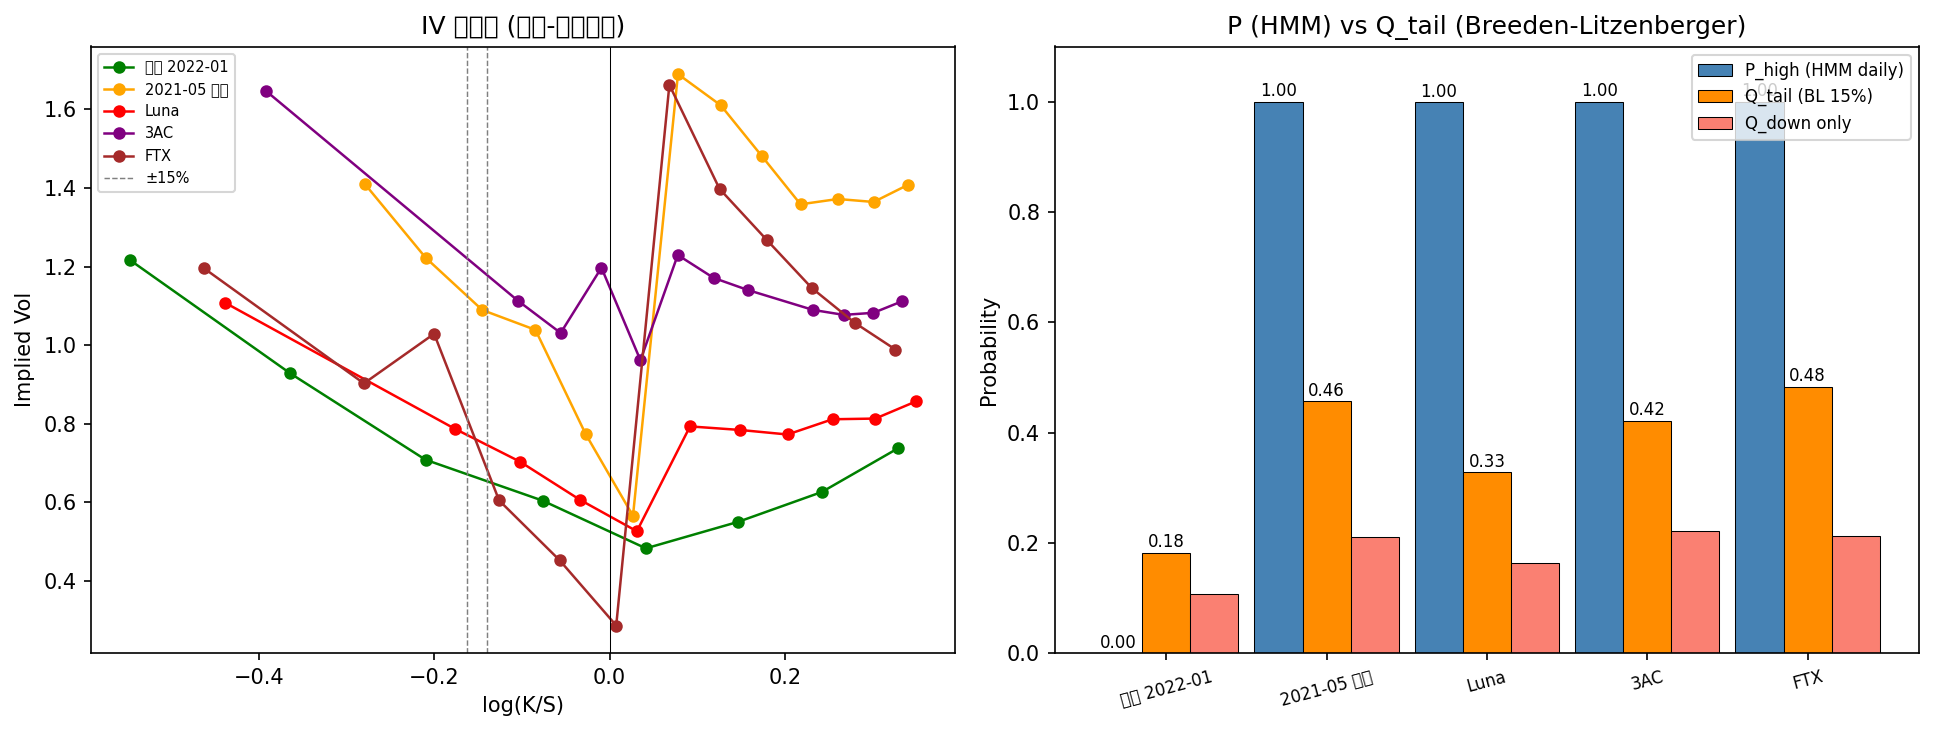

Write the Python code that produced this figure.
"""
Breeden-Litzenberger Recheck — 디지털 옵션 방식
=================================================
2차 미분 대신 1차 미분 (디지털 옵션 가격):
  Q(S_T > K) = -dC/dK   (r=0)
  Q(S_T < K) =  dP/dK

꼬리 확률:
  Q_up   = Q(S_T > K_hi)  where K_hi = S * 1.15
  Q_down = Q(S_T < K_lo)  where K_lo = S * 0.85
  Q_tail = Q_up + Q_down
"""
import warnings; warnings.filterwarnings('ignore')
import time, pickle, os
import numpy as np
import pandas as pd
import requests
from scipy.stats import norm
from scipy.optimize import brentq
from scipy.interpolate import UnivariateSpline
import matplotlib.pyplot as plt

# ── Deribit 유틸 ──────────────────────────────────────────
BASE = "https://www.deribit.com/api/v2/public"

def deribit(method, **params):
    r = requests.get(f"{BASE}/{method}", params=params, timeout=15)
    return r.json().get("result", {})

def get_mark_price_on_date(instrument, date_str):
    ts = int(pd.Timestamp(date_str).timestamp() * 1000)
    res = deribit("get_tradingview_chart_data",
                  instrument_name=instrument,
                  start_timestamp=ts,
                  end_timestamp=ts + 86_400_000,
                  resolution="1D")
    if not res or "close" not in res or not res["close"]:
        return None
    return float(res["close"][0])

def bs_call(S, K, T, sigma):
    if sigma <= 0 or T <= 0: return max(S - K, 0.0)
    d1 = (np.log(S/K) + 0.5*sigma**2*T) / (sigma*np.sqrt(T))
    d2 = d1 - sigma*np.sqrt(T)
    return S*norm.cdf(d1) - K*norm.cdf(d2)

def bs_put(S, K, T, sigma):
    return bs_call(S, K, T, sigma) - S + K

def implied_vol(price_usd, S, K, T, opt_type='C'):
    intrinsic = max(S-K, 0.0) if opt_type=='C' else max(K-S, 0.0)
    if price_usd <= intrinsic + 0.5: return None
    fn = (lambda s: bs_call(S, K, T, s) - price_usd) if opt_type=='C' \
         else (lambda s: bs_put(S, K, T, s) - price_usd)
    try: return brentq(fn, 0.01, 30.0, xtol=1e-5)
    except: return None

# ── 캐시 로드 + 평온 날짜 보완 ─────────────────────────────
CACHE = "bl_chains.pkl"
with open(CACHE,'rb') as f:
    chains = pickle.load(f)

CALM_KEY = "평온 2022-01"
if CALM_KEY not in chains:
    print(f"평온 구간 fetch 중 ({CALM_KEY})...")
    date_str, expiry = "2022-01-15", "28JAN22"
    spot_ts = pd.Timestamp(date_str)
    with open("arena_val_features.pkl",'rb') as f:
        _, btc_price = pickle.load(f)
    idx  = btc_price.index.get_indexer([spot_ts], method='nearest')[0]
    spot = float(btc_price.iloc[idx])
    print(f"  spot=${spot:,.0f}")

    # 스트라이크: spot ± 40%, 2500 단위
    step = 2500
    lo   = int(round(spot * 0.60 / step) * step)
    hi   = int(round(spot * 1.40 / step) * step)
    strikes = list(range(lo, hi + step, step))

    chain = []
    for K in strikes:
        for opt in ['C','P']:
            instr = f"BTC-{expiry}-{K}-{opt}"
            p = get_mark_price_on_date(instr, date_str)
            if p and p > 0:
                chain.append({"strike": K, "type": opt,
                               "price_btc": p, "price_usd": p * spot})
        time.sleep(0.05)
    df_calm = pd.DataFrame(chain)
    print(f"  {CALM_KEY}: {len(df_calm)} options  "
          f"strikes {df_calm.strike.min() if len(df_calm)>0 else '-'} ~ "
          f"{df_calm.strike.max() if len(df_calm)>0 else '-'}")
    chains[CALM_KEY] = {"date": date_str, "expiry": expiry,
                        "spot": spot, "chain": df_calm}
    with open(CACHE,'wb') as f:
        pickle.dump(chains, f)
    print("  캐시 업데이트 완료")
else:
    print(f"평온 구간 캐시 존재: {CALM_KEY}")


# ── 만기일 맵 ─────────────────────────────────────────────
EXPIRY_DATE = {
    "29OCT21": "2021-10-29", "28MAY21": "2021-05-28",
    "27MAY22": "2022-05-27", "24JUN22": "2022-06-24",
    "25NOV22": "2022-11-25", "28JAN22": "2022-01-28",
}

# ── 디지털 옵션으로 Q_tail 계산 ────────────────────────────
THRESHOLD = 0.15

def compute_q_tail(chain_df, spot, date_str, expiry_code):
    """
    1단계: 각 옵션 → implied vol
    2단계: IV(K) 스플라인 피팅
    3단계: K_lo, K_hi에서 디지털 옵션 가격으로 Q 계산
           Q(S_T > K) = -dC/dK ≈ N(d2) using local IV
    """
    T = (pd.Timestamp(EXPIRY_DATE[expiry_code]) -
         pd.Timestamp(date_str)).days / 365.0
    if T <= 1/365: return None, None, None, None

    K_lo = spot * (1 - THRESHOLD)
    K_hi = spot * (1 + THRESHOLD)

    # OTM 옵션만 IV 계산 (더 정확)
    iv_points = {}
    for _, row in chain_df.iterrows():
        K    = float(row['strike'])
        ptype = row['type']
        pusd = float(row['price_usd'])
        # OTM: call for K>spot, put for K<spot, ATM 모두 허용
        use_call = (K >= spot * 0.95) and ptype == 'C'
        use_put  = (K <= spot * 1.05) and ptype == 'P'
        if not (use_call or use_put): continue
        iv = implied_vol(pusd, spot, K, T, ptype)
        if iv and 0.05 < iv < 20:
            iv_points[K] = iv

    if len(iv_points) < 3:
        return None, None, None, None

    K_arr  = np.array(sorted(iv_points.keys()), dtype=float)
    iv_arr = np.array([iv_points[k] for k in K_arr])

    # 로그-모네니스 공간에서 스플라인
    lm_arr = np.log(K_arr / spot)
    try:
        if len(K_arr) >= 5:
            spline = UnivariateSpline(lm_arr, iv_arr, k=min(3, len(K_arr)-1), s=len(K_arr)*0.02)
        else:
            spline = UnivariateSpline(lm_arr, iv_arr, k=1, s=0)
    except Exception:
        return None, None, None, None

    def get_iv(K):
        lm = np.log(K / spot)
        # 범위 밖은 가장 가까운 값으로 클램프
        lm_c = np.clip(lm, lm_arr[0], lm_arr[-1])
        return float(np.clip(spline(lm_c), 0.05, 20.0))

    # Q(S_T > K_hi) using digital call = N(d2) with local IV
    def q_above(K):
        iv = get_iv(K)
        d2 = (np.log(spot/K) - 0.5*iv**2*T) / (iv*np.sqrt(T))
        return float(norm.cdf(d2))   # Q(S_T > K) = N(d2) [r=0]

    # Q(S_T < K_lo) = 1 - Q(S_T > K_lo) = N(-d2)
    def q_below(K):
        iv = get_iv(K)
        d2 = (np.log(spot/K) - 0.5*iv**2*T) / (iv*np.sqrt(T))
        return float(norm.cdf(-d2))  # Q(S_T < K) = N(-d2)

    q_up   = q_above(K_hi)
    q_down = q_below(K_lo)
    q_tail = q_up + q_down

    return q_tail, q_down, q_up, iv_points


# ── HMM 데이터 ─────────────────────────────────────────────
with open("arena_val_hmm.pkl",'rb') as f:
    _, high_p_daily, _ = pickle.load(f)
with open("intraday_hmm.pkl",'rb') as f:
    intra = pickle.load(f)
high_p_1h = intra["high_p_1h"]


# ── 전체 분석 ─────────────────────────────────────────────
ORDER = ["평온 2022-01", "2021-05 급락", "Luna", "3AC", "FTX"]
results = []

print(f"\n{'날짜':20s} {'T(d)':>6} {'옵션수':>6} {'Q_tail':>8} "
      f"{'Q_down':>8} {'Q_up':>8} {'P_daily':>8}")
print("-" * 72)

for label in ORDER:
    if label not in chains: continue
    data     = chains[label]
    date_str = data['date']
    expiry   = data['expiry']
    spot     = data['spot']
    chain_df = data['chain']

    T_days = (pd.Timestamp(EXPIRY_DATE[expiry]) - pd.Timestamp(date_str)).days

    q_tail, q_down, q_up, iv_pts = compute_q_tail(chain_df, spot, date_str, expiry)

    # P_high
    ts = pd.Timestamp(date_str)
    idx_p = high_p_daily.index.get_indexer([ts], method='nearest')[0]
    p_daily = float(high_p_daily.iloc[idx_p])
    day_mask = high_p_1h.index.normalize() == ts.normalize()
    p_intra = float(high_p_1h[day_mask].mean()) if day_mask.sum() > 0 else float('nan')

    n_iv = len(iv_pts) if iv_pts else 0

    if q_tail is not None:
        print(f"  {label:18s} {T_days:6d} {n_iv:6d} {q_tail:8.3f} "
              f"{q_down:8.3f} {q_up:8.3f} {p_daily:8.3f}")
        results.append({
            "label": label, "date": date_str, "spot": spot,
            "T_days": T_days, "q_tail": q_tail,
            "q_down": q_down, "q_up": q_up,
            "p_daily": p_daily, "p_intra": p_intra,
            "iv_pts": iv_pts,
        })
    else:
        print(f"  {label:18s} {T_days:6d} {n_iv:6d} {'FAIL':>8}")


# ── 시각화 ────────────────────────────────────────────────
if results:
    fig, axes = plt.subplots(1, 2, figsize=(13, 5))

    # IV 스마일
    ax = axes[0]
    colors = ['green','orange','red','purple','brown']
    for i, r in enumerate(results):
        if not r['iv_pts']: continue
        K_pts = sorted(r['iv_pts'].keys())
        iv_pts_sorted = [r['iv_pts'][k] for k in K_pts]
        lm = np.log(np.array(K_pts) / r['spot'])
        ax.plot(lm, iv_pts_sorted, 'o-', color=colors[i % len(colors)],
                ms=5, lw=1.2, label=r['label'])
    ax.axvline(-np.log(1/(1-THRESHOLD)), color='gray', lw=0.7, linestyle='--', label='±15%')
    ax.axvline(np.log(1/(1+THRESHOLD)),  color='gray', lw=0.7, linestyle='--')
    ax.axvline(0, color='black', lw=0.5)
    ax.set_title("IV 스마일 (로그-모네니스)")
    ax.set_xlabel("log(K/S)"); ax.set_ylabel("Implied Vol")
    ax.legend(fontsize=7)

    # P vs Q_tail 비교
    ax = axes[1]
    x = np.arange(len(results))
    w = 0.3
    ax.bar(x - w, [r['p_daily']  for r in results], w,
           label='P_high (HMM daily)', color='steelblue', edgecolor='black', lw=0.5)
    ax.bar(x,     [r['q_tail']   for r in results], w,
           label='Q_tail (BL 15%)',    color='darkorange', edgecolor='black', lw=0.5)
    ax.bar(x + w, [r['q_down']   for r in results], w,
           label='Q_down only',        color='salmon', edgecolor='black', lw=0.5)
    for xi, r in zip(x, results):
        ax.text(xi,     r['q_tail']  + 0.01, f"{r['q_tail']:.2f}",  ha='center', fontsize=8)
        ax.text(xi - w, r['p_daily'] + 0.01, f"{r['p_daily']:.2f}", ha='center', fontsize=8)
    ax.set_xticks(x)
    ax.set_xticklabels([r['label'] for r in results], rotation=15, fontsize=8)
    ax.set_title("P (HMM) vs Q_tail (Breeden-Litzenberger)")
    ax.set_ylabel("Probability")
    ax.legend(fontsize=8)
    ax.set_ylim(0, 1.1)

    plt.tight_layout()
    plt.savefig("bl_density_v2.png", dpi=150, bbox_inches='tight')
    print("\n그래프 저장: bl_density_v2.png")

    # ── 최종 판정 ────────────────────────────────────────
    print("\n" + "=" * 65)
    print("P vs Q 비교 — 디지털 옵션 방식 (recheck)")
    print("=" * 65)

    calm  = next((r for r in results if "평온" in r['label']), None)
    crisis = [r for r in results if "평온" not in r['label']]

    if calm and crisis:
        print(f"\n평온:  Q_tail={calm['q_tail']:.3f}  P={calm['p_daily']:.3f}")
        for c in crisis:
            print(f"{c['label']:14s}: Q_tail={c['q_tail']:.3f}  P={c['p_daily']:.3f}  "
                  f"Q/P ratio={c['q_tail']/(calm['q_tail']+1e-6):.1f}x vs "
                  f"P ratio={c['p_daily']/(calm['p_daily']+1e-6):.1f}x")

        q_crisis_mean = np.mean([r['q_tail'] for r in crisis])
        p_crisis_mean = np.mean([r['p_daily'] for r in crisis])
        q_ratio = q_crisis_mean / (calm['q_tail'] + 1e-6)
        p_ratio = p_crisis_mean / (calm['p_daily'] + 1e-6)

        print(f"\n위기/평온 배율:  Q = {q_ratio:.1f}x  P = {p_ratio:.1f}x")
        if q_ratio > p_ratio * 1.5:
            verdict = "Q가 P보다 위기 신호를 더 강하게 포착 (P != Q 확인)"
        elif abs(q_ratio - p_ratio) / max(q_ratio, p_ratio) < 0.3:
            verdict = "Q와 P 유사한 위기 반응 (P ~ Q)"
        else:
            verdict = "P가 Q보다 위기 반응 더 강함"
        print(f"판정: {verdict}")
    print("=" * 65)
